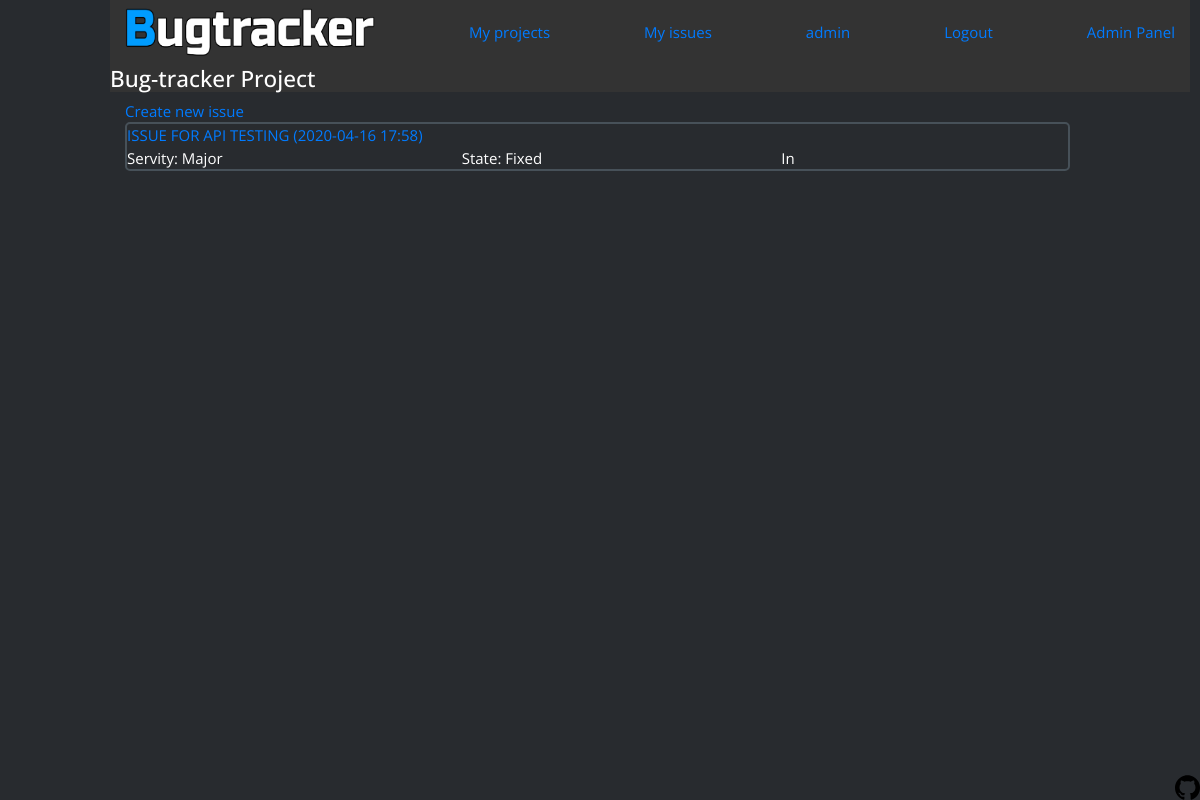
Page /projects/2/issues (signed in) on the committed database.
### data/models.py (models this page shows, shortened)
class User(SqlAlchemyBase, UserMixin, SerializerMixin):
    __tablename__ = 'users'
    id = sqlalchemy.Column(sqlalchemy.Integer,
                           primary_key=True, autoincrement=True)
    username = sqlalchemy.Column(sqlalchemy.String, nullable=False, unique=True)
    hashed_password = sqlalchemy.Column(sqlalchemy.String, nullable=True)
    reg_ip = sqlalchemy.Column(sqlalchemy.String, nullable=True)
    last_ip = sqlalchemy.Column(sqlalchemy.String, nullable=True)
    created_date = sqlalchemy.Column(sqlalchemy.DateTime,
                                     default=datetime.datetime.now)
    role = sqlalchemy.Column(sqlalchemy.String, default='User')
    API_KEY = sqlalchemy.Column(sqlalchemy.String(24))
    issues = orm.relation('Issue',
                          secondary=association_table_user_to_issue,
                          backref='assignees')
    projects = orm.relation('Project',
                            secondary=association_table_user_to_project,
                            backref='members')
    @property
    def is_admin(self) -> bool:
        return self.role == 'Admin'

class Issue(SqlAlchemyBase, SerializerMixin):
    __tablename__ = 'issues'
    id = sqlalchemy.Column(sqlalchemy.Integer,
                           primary_key=True, autoincrement=True, unique=True)
    tracking = sqlalchemy.Column(sqlalchemy.String, unique=True)
    priority = sqlalchemy.Column(sqlalchemy.String, index=True)
    state = sqlalchemy.Column(sqlalchemy.String)
    description = sqlalchemy.Column(sqlalchemy.String)
    steps_to_reproduce = sqlalchemy.Column(sqlalchemy.String)
    summary = sqlalchemy.Column(sqlalchemy.String)
    date_of_creation = sqlalchemy.Column(sqlalchemy.DateTime, default=datetime.datetime.now())
    project_id = sqlalchemy.Column(sqlalchemy.Integer, sqlalchemy.ForeignKey('projects.id'))

### main_app.py (the view)
@app.route('/projects/<project_id>/issues')
@login_required
def project_issues(project_id):
    session = db_session.create_session()
    project_object = session.query(Project).filter(Project.id == project_id).first()
    if project_object is None:
        abort(404)
    if current_user not in project_object.members and not current_user.is_admin:
        abort(403)
    return render_template('project_issues.html', project=project_object)

### data/db_session.py (called while the page is built)
def create_session() -> Session:
    global __factory
    return __factory()

### main_app.py (called while the page is built)
@login_manager.user_loader
def load_user(user_id):
    session = db_session.create_session()
    loaded_user = session.query(User).get(user_id)
    logger.debug(f'User {loaded_user.username} loaded ')
    session.close()
    return loaded_user

### templates/project_issues.html (shortened to what this page needs)
{% extends "base.html" %}
{% block content %}
<a align="right" href="/projects/{{ project.id }}/new_issue">Create new issue</a>
<div class="issue-block">
  {% for issue in project.issues[::-1] %}
    <div class="issue-element">
      <div class="issue-summary"><a href="/issue/{{ issue.tracking }}">{{ issue.summary }} ({{ issue.date_of_creation.strftime('%Y-%m-%d %H:%M') }})</a></div>
      <div>
        <div class="issue-bottom" align="left">Servity: {{ issue.priority }} </div>
        <div class="issue-bottom" align="center">State: {{ issue.state }} </div>
        <div class="issue-bottom" align="right"> In {{ issue.project.short_project_tag }} </div>
      </div>
    </div>
  {% endfor %}
</div>
{% endblock %}

### templates/base.html (shortened to what this page needs)
<!doctype html>
<html lang="en">
<head>
    <link rel="stylesheet"
          href="https://stackpath.bootstrapcdn.com/bootstrap/4.4.1/css/bootstrap.min.css"
>
    <link rel="stylesheet" href="{{ url_for('static', filename='css/my_css.css') }}">
</head>
<body class="my-body">
<header>
    <nav class="navbar navbar-custom">
      <div>
        <a href="/index">
        <img src="{{ url_for('static', filename='img/logo3.png') }}" width="250" height="50" alt="Bugtracker logo">
        </a>
      </div>
      {% if current_user.is_authenticated %}
        <a class="navbar-link" href='/profile/{{ current_user.id }}/projects'>My projects</a>
        <a class="navbar-link" href='/profile/{{ current_user.id }}/issues'>My issues</a>
        <a class="navbar-link" href="/profile/{{ current_user.id }}">{{ current_user.username }}</a>
        <a class="navbar-link" href="/logout">Logout</a>
        {% if current_user.role == 'Admin' %}
          <a class="navbar-link" href="/admin">Admin Panel</a>
        {% endif %}
      {% endif %}
    </nav>
    <h4 class="my-header">Bug-tracker Project</h4>
</header>
<main role="main" class="container">
    {% block content %}{% endblock %}
</main>
<footer>
    <a href="https://github.com/SadnessPWNZ/Bugtracker-Project">
      <div class="open-source-badge" style="align:right;position:absolute;bottom:0;right:0%;"><img src="{{ url_for('static', filename='img/github_logo.svg') }}"alt="Open source" width=25 height=25></div>
    </a>
</body>
</html>

### static/css/my_css.css (style rules this page uses)
* { font-family: 'Open Sans', sans-serif; font-size: 15px; }
.navbar { background-color: #333333; margin-left: 0px; }
.my-header { color: white; background-color: #333333; }
.my-body { color: white; background-color: #282B2F; margin-left: 100px; padding: 0px 10px; }
.project-element, .project-member, .issue-element { display: flex; flex-direction: column; width: 90%; border-style: solid; border-width: 2px; border-radius: 5px; border-color: #475159; margin-bottom: 20px; }
.issue-bottom { display: inline-block; margin-right: 25%; }

### rows in the picture
User: username "admin"
Issue: summary "ISSUE FOR API TESTING", date_of_creation "2020-04-16 17:58", priority "Major", state "Fixed"
